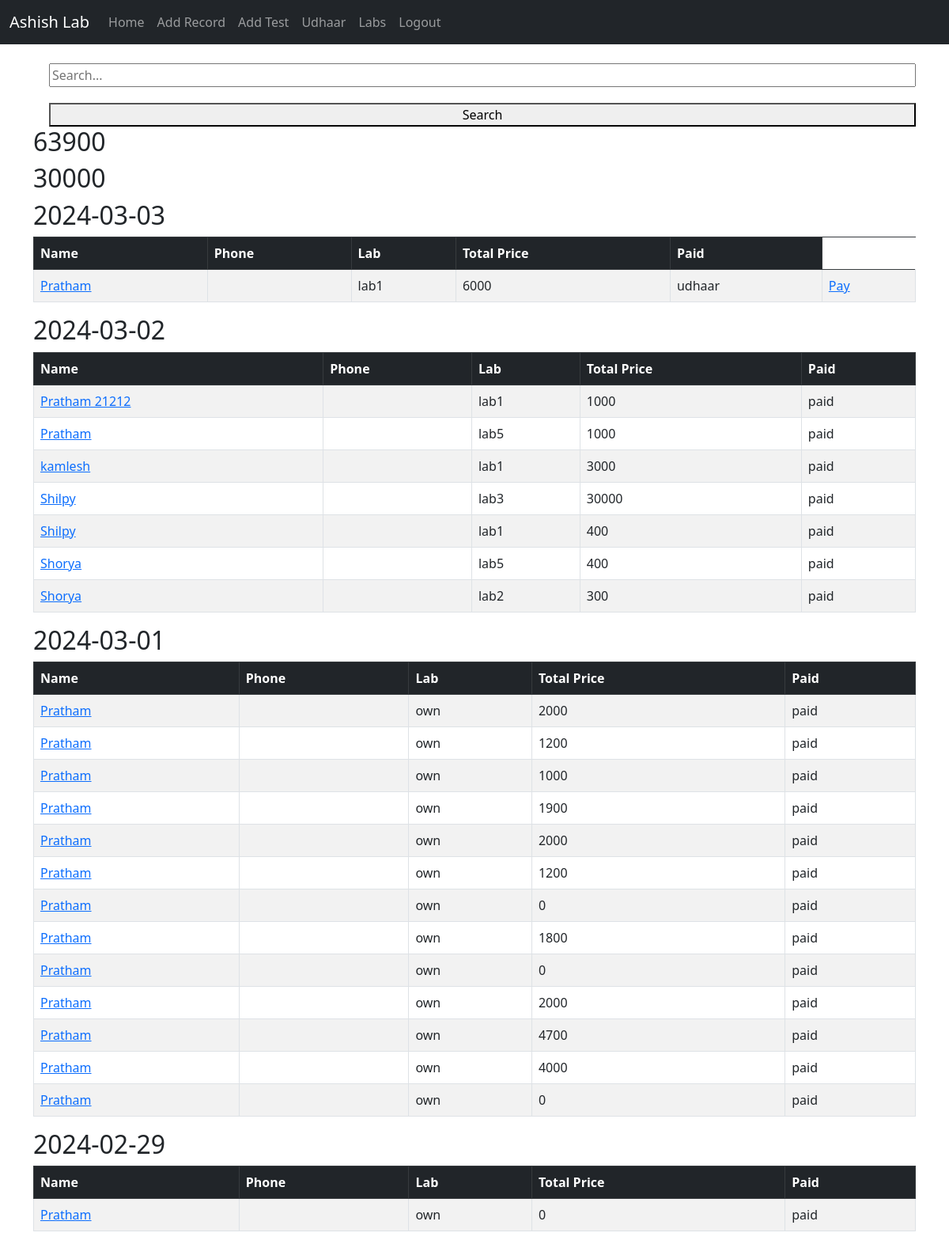
The app's page / (signed in) with its own data.
### website/models.py (models this page shows, shortened)
class Record(models.Model):
	tests = models.ManyToManyField('Test', related_name='records')
	created_at = models.DateTimeField(auto_now_add=True)
	first_name = models.CharField(max_length=50)
	lab = models.CharField(max_length=50, default='own')
	total_price = models.IntegerField(default = 0)
	paid = models.CharField(max_length=50, default='paid')

### website/views.py (the view)
# urls.py: path('', views.home, name='home'),
def home(request):
	records = Record.objects.all()
	labs = LabDeposit.objects.all()
	total_credited=0
	total_debited=0
	for record in records:
		total_credited += record.total_price
		if record.paid=="paid" and record.lab=="lab3":
			total_debited+= record.total_price
	for lab in labs:
		total_debited += lab.deposit
	if request.method == 'POST':
		username = request.POST['username']
		password = request.POST['password']
		user = authenticate(request, username=username, password=password)
		if user is not None:
			login(request, user)
			messages.success(request, "You Have Been Logged In!")
			return redirect('home')
		else:
			messages.success(request, "There Was An Error Logging In, Please Try Again...")
			return redirect('home')
	else:
		return render(request, 'home.html', {'records':records, 'credited':total_credited, 'debited':total_debited})

### templates/home.html (shortened to what this page needs)
{% extends 'base.html' %}
{% block content %}
{% if user.is_authenticated %}
{% if records %}
    <form method="GET" action="{% url 'search_records' %}">
        <input type="text" name="query" placeholder="Search...">
        <button type="submit">Search</button>
    </form>
    <h2>{{credited}}</h2>
    <h2>{{debited}}</h2>
    {% regroup records by created_at|date:"Y-m-d" as grouped_records %}
    {% for group in grouped_records reversed %}
        <h2>{{ group.grouper }}</h2>
        <table class="table table-striped table-hover table-bordered">
            <thead class="table-dark">
                <tr>
                    <th scope="col">Name</th>
                    <th scope="col">Phone</th>
                    <th scope="col">Lab</th>
                    <th scope="col">Total Price</th>
                    <th scope="col">Paid</th>
                </tr>
            </thead>
            <tbody>
                {% for record in group.list reversed %}
                    <tr>
                        <td><a href="{% url 'record' record.id %}">{{ record.first_name }} {{ record.last_name }}</a></td>
                        <td>{{ record.phone }}</td>
                        <td>{{ record.lab }}</td>
                        <td>{{ record.total_price }}</td>
                        <td>{{ record.paid }}</td>
                        {% if record.paid == "udhaar" %}
                            <td><a href="{% url 'pay_option' record.id %}">Pay</a></td>
                        {% endif %}
                    </tr>
                {% endfor %}
            </tbody>
        </table>
    {% endfor %}
{% endif %}
{% endif %}
{% endblock %}

### templates/base.html (shortened to what this page needs)
<!doctype html>
<html lang="en">
  {% load static %}
<head>
  <link rel="stylesheet" type="text/css" href="{% static 'styles.css' %}">
    <link href="https://cdn.jsdelivr.net/npm/bootstrap@5.3.0-alpha1/dist/css/bootstrap.min.css" rel="stylesheet">
  </head>
  <body>
    {% include 'navbar.html' %}
    <div class="container">
      <br/>
      {% block content %}
      {% endblock%}
    </div>
  </body>
</html>

### templates/navbar.html (shortened to what this page needs)
<nav class="navbar navbar-expand-lg navbar-dark bg-dark">
  <div class="container-fluid">
    <a class="navbar-brand" href="{% url 'home' %}">Ashish Lab</a>
    <div class="collapse navbar-collapse" id="navbarSupportedContent">
      <ul class="navbar-nav me-auto mb-2 mb-lg-0">
        {% if user.is_authenticated %}
        <li class="nav-item">
          <a class="nav-link" href="{% url 'home' %}">Home</a>
        </li>
        <li class="nav-item">
          <a class="nav-link" href="{% url 'add_record' %}">Add Record</a>
        </li>
        <li class="nav-item">
          <a class="nav-link" href="{% url 'add_product' %}">Add Test</a>
        </li>
        <li class="nav-item">
          <a class="nav-link" href="{% url 'udhaar' %}">Udhaar</a>
        </li>
        <li class="nav-item">
          <a class="nav-link" href="{% url 'labs_list' %}">Labs</a>
        </li>
        <li class="nav-item">
          <a class="nav-link" href="{% url 'logout' %}">Logout</a>
        </li>
        {% endif %}
      </ul>
    </div>
  </div>
</nav>

### static/styles.css (style rules this page uses)
form { display: grid; grid-template-columns: 1fr 1fr; gap: 20px; }
form > *:not(#id_tests) { grid-column: 2; }
input[type="text"], select, input[type="number"] { width: 100%; }

### templates/base.html (style rules this page uses)
form { display: grid; grid-template-columns: auto 1fr; gap: 20px; }
form > *:not(#id_tests) { grid-column: 2; }
input[type="text"], select, input[type="number"] { width: 100%; }

### records on screen
Record: first_name "Pratham", lab "lab1", total_price "6000", paid "udhaar", shows "Pay"
Record: first_name "Pratham 21212", lab "lab1", total_price "1000", paid "paid"
Record: first_name "Pratham", lab "lab5", total_price "1000", paid "paid"
Record: first_name "kamlesh", lab "lab1", total_price "3000", paid "paid"
Record: first_name "Shilpy", lab "lab3", total_price "30000", paid "paid"
Record: first_name "Shilpy", lab "lab1", total_price "400", paid "paid"
Record: first_name "Shorya", lab "lab5", total_price "400", paid "paid"
Record: first_name "Shorya", lab "lab2", total_price "300", paid "paid"
Record: first_name "Pratham", lab "own", total_price "2000", paid "paid"
Record: first_name "Pratham", lab "own", total_price "1200", paid "paid"
Record: first_name "Pratham", lab "own", total_price "1000", paid "paid"
Record: first_name "Pratham", lab "own", total_price "1900", paid "paid"
Record: first_name "Pratham", lab "own", total_price "2000", paid "paid"
Record: first_name "Pratham", lab "own", total_price "1200", paid "paid"
Record: first_name "Pratham", lab "own", total_price "0", paid "paid"
Record: first_name "Pratham", lab "own", total_price "1800", paid "paid"
Record: first_name "Pratham", lab "own", total_price "0", paid "paid"
Record: first_name "Pratham", lab "own", total_price "2000", paid "paid"
Record: first_name "Pratham", lab "own", total_price "4700", paid "paid"
Record: first_name "Pratham", lab "own", total_price "4000", paid "paid"
Record: first_name "Pratham", lab "own", total_price "0", paid "paid"
Record: first_name "Pratham", lab "own", total_price "0", paid "paid"

### other values on screen
{{ credited }} "63900"
{{ debited }} "30000"
{{ group.grouper }} "2024-03-03" "2024-03-02" "2024-03-01" "2024-02-29"
